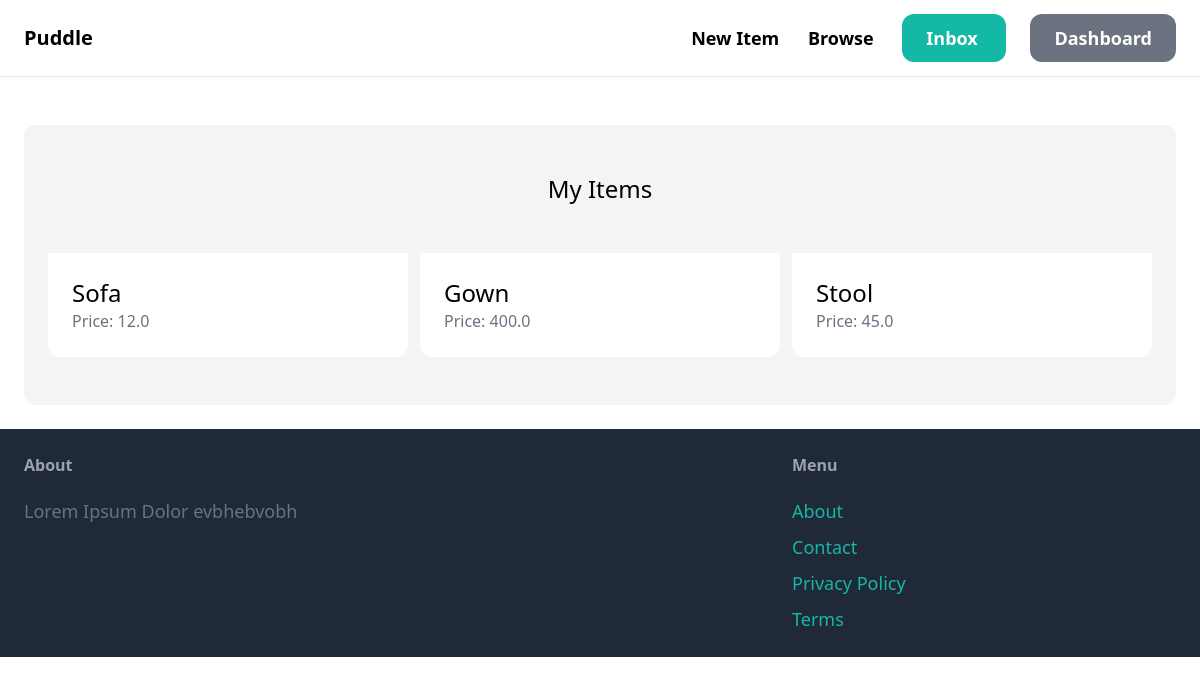
Before: /dashboard/ (signed in) with the older database file.
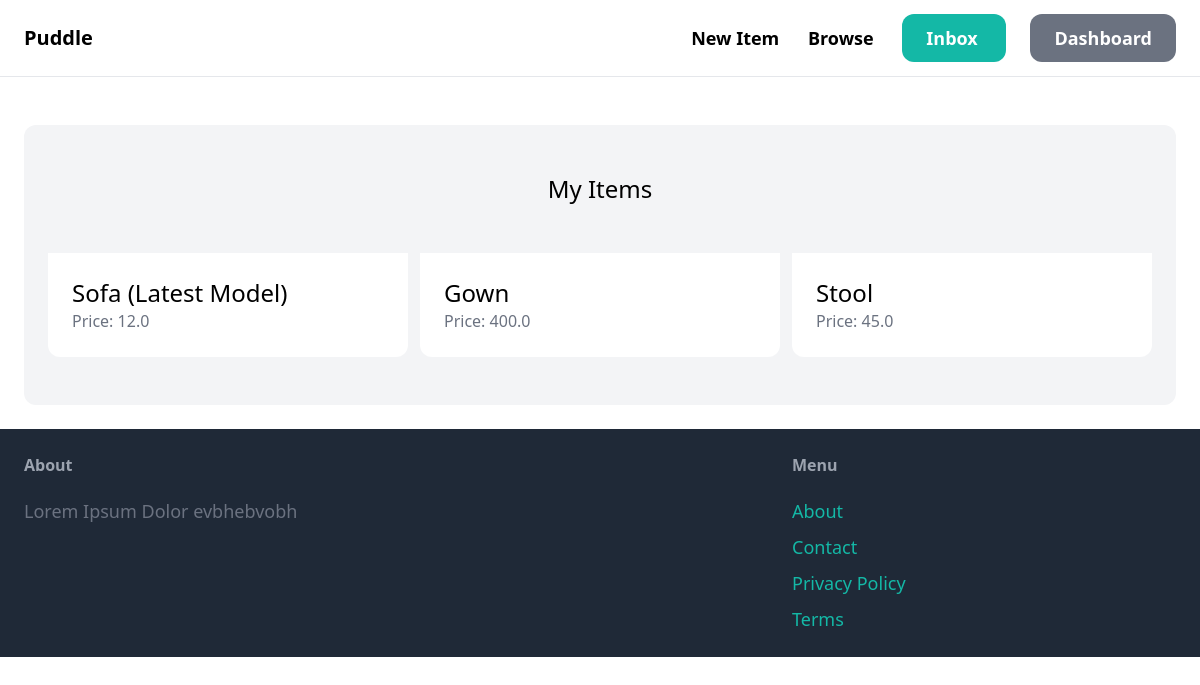
After: the same page with the newer database file.
### item/models.py (models this page shows, shortened)
class Item(models.Model):
	category = models.ForeignKey(Category, related_name='items', on_delete=models.CASCADE)
	name = models.CharField(max_length=255)
	description = models.TextField(blank=True, null=True)
	price = models.FloatField()
	image = models.ImageField(upload_to='item_images', blank=True, null=True)
	is_sold = models.BooleanField(default=False)
	created_by = models.ForeignKey(User, related_name='items', on_delete=models.CASCADE)
	created_at = models.DateTimeField(auto_now_add=True)

### dashboard/views.py (the view)
# urls.py: path('', views.index, name='index'),
@login_required
def index(request):
	items = Item.objects.filter(created_by=request.user)
	context = {
		'items': items,
	}
	return render(request, 'dashboard/dashboard.html', context)

### dashboard/templates/dashboard/dashboard.html (shortened to what this page needs)
{% extends 'core/base.html' %}
{% block content %}
        <div class="mt-6 px-6 py-12 bg-gray-100 rounded-xl">
                <h2 class="mb-12 text-2xl text-center">
                        My Items
                </h2>
                <div class="grid grid-cols-3 gap-3">
                        {% for item in items %}
                                <div>
                                        <a href="{% url 'detail' item.id %}">
                                                <div class="p-6 bg-white rounded-b-xl">
                                                        <h2 class="text-2xl">{{ item.name }}</h2>
                                                        <p class="text-gray-500">Price: {{ item.price }}</p>
                                                </div>
                                        </a>
                                </div>
                        {% endfor %}
                </div>
        </div>
{% endblock content %}

Changed rows visible on the page:
changed Item: name "Sofa" → "Sofa (Latest Model)"
